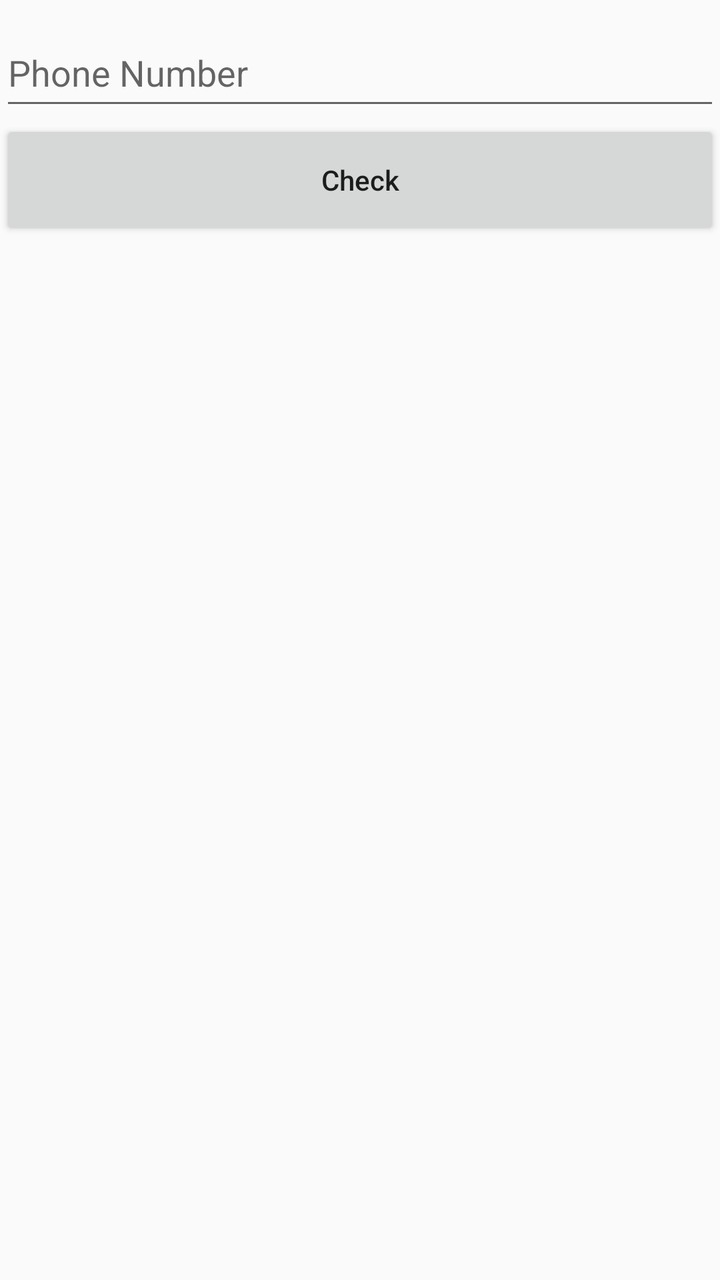
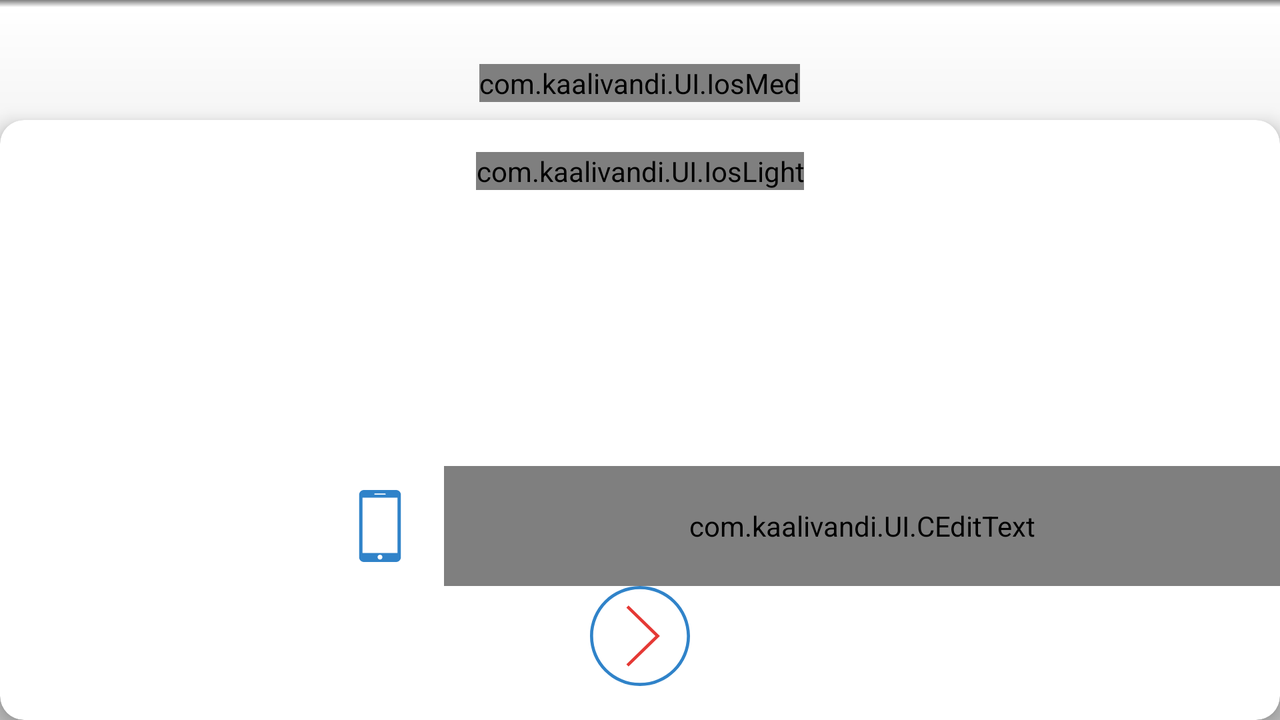

An Android layout and its configuration variant, each rendered on a device that would load it. The default file and the variant file are quoted in full after the pictures.
<!-- AndroidManifest.xml: application theme AppTheme -->
<!-- res/layout/check_registration.xml -->
<?xml version="1.0" encoding="utf-8"?>
<LinearLayout xmlns:android="http://schemas.android.com/apk/res/android"
    android:orientation="vertical" android:layout_width="match_parent"
    android:layout_height="match_parent">

    <android.support.design.widget.TextInputLayout
        android:layout_width="match_parent"
        android:hint="Phone Number"
        android:id="@+id/check_editext"
        android:layout_height="60dp">
        <EditText
            android:layout_width="match_parent"
            android:layout_height="match_parent"
            android:inputType="number|phone|numberDecimal">

        </EditText>

    </android.support.design.widget.TextInputLayout>


    <Button
        android:layout_width="match_parent"
        android:layout_height="60dp"
        android:id="@+id/check_button"
        android:textAllCaps="false"
        android:text="Check"
        />

</LinearLayout>
<!-- resources referenced by this layout -->
<resources>
  <style name="AppTheme" parent="Theme.AppCompat.Light.NoActionBar">
          
          <item name="colorPrimary">@color/colorPrimary</item>
          <item name="colorPrimaryDark">@color/colorPrimaryDark</item>
          <item name="colorAccent">@color/colorAccent</item>
      </style>
  <color name="colorPrimary">#F44336</color>
  <color name="colorPrimaryDark">#B71C1C</color>
  <color name="colorAccent">#FFFFFF</color>
</resources>
<!-- res/layout-land/check_registration.xml (the repository's variant of the layout above) -->
<!-- drawn on the phone turned sideways -->
<?xml version="1.0" encoding="utf-8"?>
<RelativeLayout xmlns:android="http://schemas.android.com/apk/res/android"
    xmlns:app="http://schemas.android.com/apk/res-auto"
    android:orientation="vertical"
    android:layout_width="match_parent"
    android:layout_height="match_parent"
    android:id="@+id/check_root"
    android:background="@drawable/white_gradient">


    <com.kaalivandi.UI.IosMed
        android:layout_width="wrap_content"
        android:layout_height="wrap_content"
        android:textAppearance="?android:attr/textAppearanceLarge"
        android:text="Welcome to Kaalivandi.."
        android:alpha="1"
        android:id="@+id/check_title"
        android:layout_alignParentTop="true"
        android:layout_centerHorizontal="true"
        android:layout_marginTop="@dimen/check_margin_top"
        android:textColor="@color/colorPrimary" />

    <android.support.v7.widget.CardView
        android:layout_width="350dp"
        android:layout_height="300dp"
        app:cardBackgroundColor="@color/cardview_light_background"
        app:cardCornerRadius="12dp"
        app:cardElevation="5dp"
        android:id="@+id/check_card"
        android:layout_alignParentBottom="true"
        android:layout_alignParentRight="true"
        android:layout_alignParentEnd="true"
        android:layout_alignParentLeft="true"
        android:layout_alignParentStart="true">


        <RelativeLayout
            android:layout_width="match_parent"
            android:layout_height="match_parent">
            <com.kaalivandi.UI.IosLight
                android:layout_width="wrap_content"
                android:layout_height="wrap_content"
                android:textAppearance="?android:attr/textAppearanceMedium"
                android:text="Vandi on your Doorstep"
                android:id="@+id/check_image_started_text"
                android:alpha="1"

                android:layout_centerHorizontal="true"
                android:layout_marginTop="16dp"
                android:layout_marginLeft="16dp"
                android:layout_marginRight="16dp" />


            <ImageView
                android:layout_width="wrap_content"
                android:layout_height="wrap_content"
                android:id="@+id/check_image_view"
                app:srcCompat="@drawable/truck1"
                android:visibility="invisible"
                android:layout_marginTop="18dp"
                android:layout_below="@+id/check_image_started_text"
                android:layout_centerHorizontal="true" />

            <com.kaalivandi.UI.CEditText
                android:layout_width="match_parent"
                android:layout_height="60dp"
                android:id="@+id/check_edtext"
                android:inputType="number|phone|numberDecimal"
                android:gravity="left|center_vertical"
                android:textColorHint="@color/login_back"
                android:textColor="@color/login_back"
                android:hint="PHONE NUMBER"
                android:fontFamily="sans-serif"
                android:layout_below="@+id/check_image_view"
                android:layout_toRightOf="@+id/check_phone_icon"
                android:layout_toEndOf="@+id/check_phone_icon">

            </com.kaalivandi.UI.CEditText>

            <ImageView
                android:layout_width="wrap_content"
                android:layout_height="wrap_content"
                app:srcCompat="@drawable/ic_smartphone_call"
                android:id="@+id/check_phone_icon"
                android:layout_marginRight="14dp"
                android:layout_marginEnd="14dp"
                android:layout_alignTop="@+id/check_edtext"
                android:layout_toLeftOf="@+id/check_image_started_text"
                android:layout_toStartOf="@+id/check_image_started_text"
                android:layout_alignBottom="@+id/check_edtext" />

            <ImageView
                android:layout_width="50dp"
                android:layout_height="50dp"
                android:id="@+id/check_button"
                android:textAllCaps="false"
                app:srcCompat="@drawable/ic_right"

                android:alpha="1"
                android:layout_below="@+id/check_phone_icon"
                android:layout_centerHorizontal="true" />


        </RelativeLayout>
    </android.support.v7.widget.CardView>

</RelativeLayout>
<!-- resources referenced by the variant -->
<!-- as the phone turned sideways resolves them -->
<resources>
  <color name="colorPrimary">#F44336</color>
  <color name="login_back">#E53935</color>
  <dimen name="check_margin_top">32dp</dimen>
  <!-- drawable ic_right (drawable) -->
  <vector android:height="48dp" android:viewportHeight="512.0"
      android:viewportWidth="512.0" android:width="48dp" xmlns:android="http://schemas.android.com/apk/res/android">
      <path android:fillColor="#e53935" android:pathData="M197.3,99.7l-11.2,11.5l148.8,144.8l-148.8,144.8l11.2,11.5l160.6,-156.3z"/>
      <path android:fillColor="#3083c9" android:pathData="M256,0C114.6,0 0,114.6 0,256s114.6,256 256,256s256,-114.6 256,-256S397.4,0 256,0zM256,496C123.7,496 16,388.3 16,256S123.7,16 256,16s240,107.7 240,240S388.3,496 256,496z"/>
  </vector>
  <!-- drawable ic_smartphone_call (drawable) -->
  <vector android:height="36dp" android:viewportHeight="35.0"
      android:viewportWidth="35.0" android:width="36dp" xmlns:android="http://schemas.android.com/apk/res/android">
      <path android:fillColor="#3083c9" android:pathData="M25.3,0H9.7c-1.3,0 -2.36,1.06 -2.36,2.36v30.27C7.33,33.94 8.4,35 9.7,35h15.6c1.3,0 2.36,-1.06 2.36,-2.36V2.36C27.67,1.06 26.6,0 25.3,0zM15,1.7h4.99c0.16,0 0.29,0.13 0.29,0.29c0,0.16 -0.13,0.29 -0.29,0.29h-4.99c-0.16,0 -0.29,-0.13 -0.29,-0.29C14.72,1.83 14.85,1.7 15,1.7zM17.5,33.82c-0.65,0 -1.18,-0.53 -1.18,-1.18s0.53,-1.18 1.18,-1.18s1.18,0.53 1.18,1.18S18.15,33.82 17.5,33.82zM26.02,30.63H8.98V3.75h17.04V30.63z"/>
  </vector>
  <!-- drawable truck1: vector/xml drawable (drawable, 2318 chars, omitted) -->
  <!-- drawable white_gradient (drawable) -->
  <?xml version="1.0" encoding="utf-8"?>
  <shape xmlns:android="http://schemas.android.com/apk/res/android" android:shape="rectangle" >
      <gradient
          android:type="linear"
          android:centerX="99%"
          android:startColor="#FFc0c0c0"
          android:centerColor="#FFffffff"
          android:endColor="#FF808080"
          android:angle="90"/>
  </shape>
  <style name="AppTheme" parent="Theme.AppCompat.Light.NoActionBar">
          
          <item name="colorPrimary">@color/colorPrimary</item>
          <item name="colorPrimaryDark">@color/colorPrimaryDark</item>
          <item name="colorAccent">@color/colorAccent</item>
      </style>
  <color name="colorPrimaryDark">#B71C1C</color>
  <color name="colorAccent">#FFFFFF</color>
</resources>
